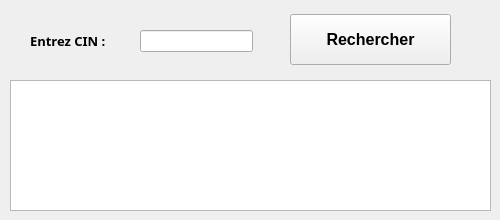
            <widget class="QWidget" name="tab_31">
             <attribute name="title">
              <string>Par CIN</string>
             </attribute>
             <widget class="QPushButton" name="pb_rech_cin">
              <property name="geometry">
               <rect>
                <x>290</x>
                <y>14</y>
                <width>161</width>
                <height>51</height>
               </rect>
              </property>
              <property name="font">
               <font>
                <family>Microsoft JhengHei UI</family>
                <pointsize>12</pointsize>
                <weight>75</weight>
                <bold>true</bold>
               </font>
              </property>
              <property name="text">
               <string>Rechercher</string>
              </property>
              <property name="icon">
               <iconset resource="img.qrc">
                <normaloff>:/rechercher.png</normaloff>:/rechercher.png</iconset>
              </property>
              <property name="iconSize">
               <size>
                <width>40</width>
                <height>40</height>
               </size>
              </property>
             </widget>
             <widget class="QLabel" name="label_75">
              <property name="geometry">
               <rect>
                <x>30</x>
                <y>30</y>
                <width>91</width>
                <height>21</height>
               </rect>
              </property>
              <property name="font">
               <font>
                <family>Segoe MDL2 Assets</family>
                <pointsize>10</pointsize>
                <weight>75</weight>
                <bold>true</bold>
               </font>
              </property>
              <property name="text">
               <string>Entrez CIN :</string>
              </property>
             </widget>
             <widget class="QLineEdit" name="rech_cin">
              <property name="geometry">
               <rect>
                <x>140</x>
                <y>30</y>
                <width>113</width>
                <height>22</height>
               </rect>
              </property>
             </widget>
             <widget class="QTableView" name="tab_rech_cin">
              <property name="geometry">
               <rect>
                <x>10</x>
                <y>80</y>
                <width>481</width>
                <height>131</height>
               </rect>
              </property>
             </widget>
            </widget>
